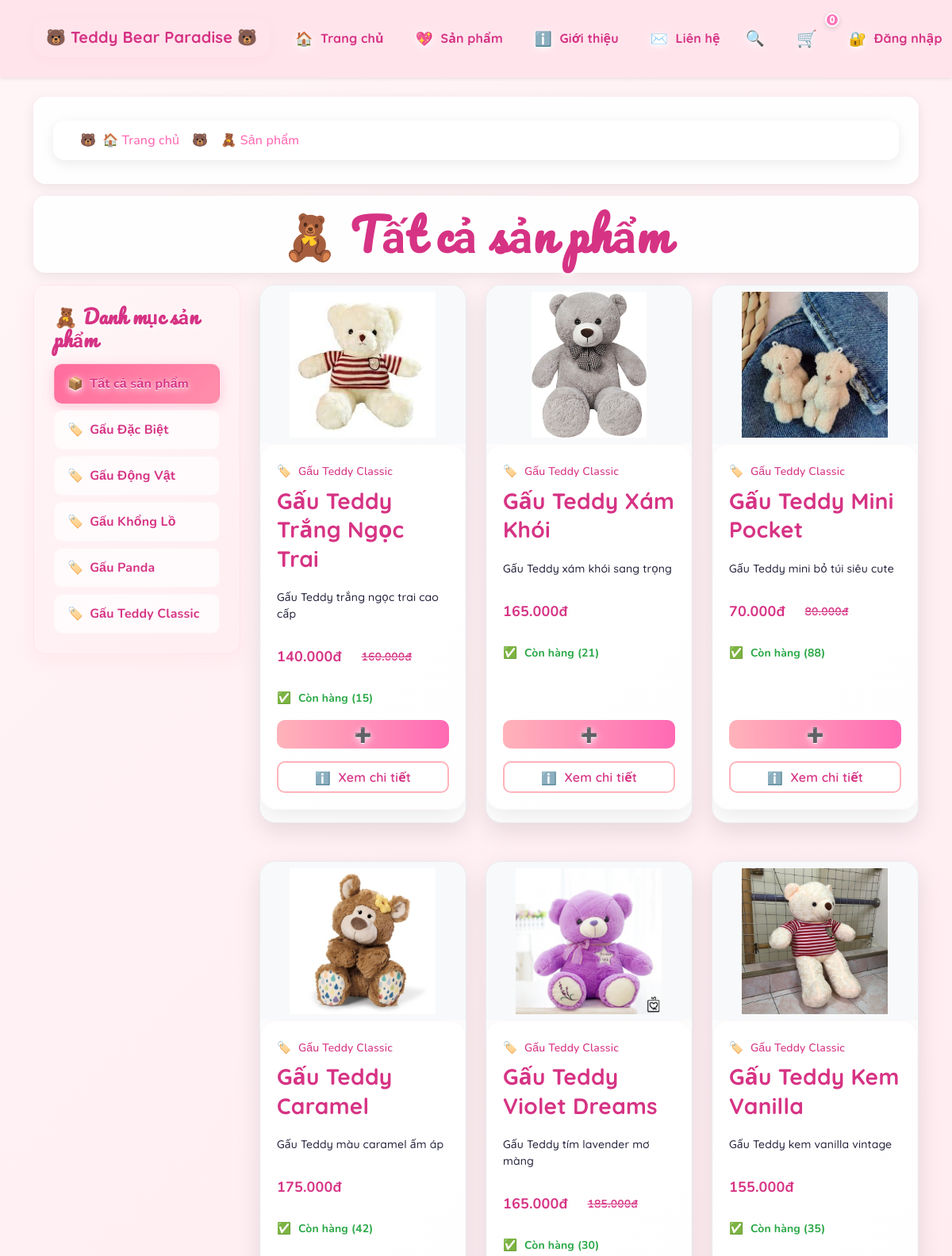
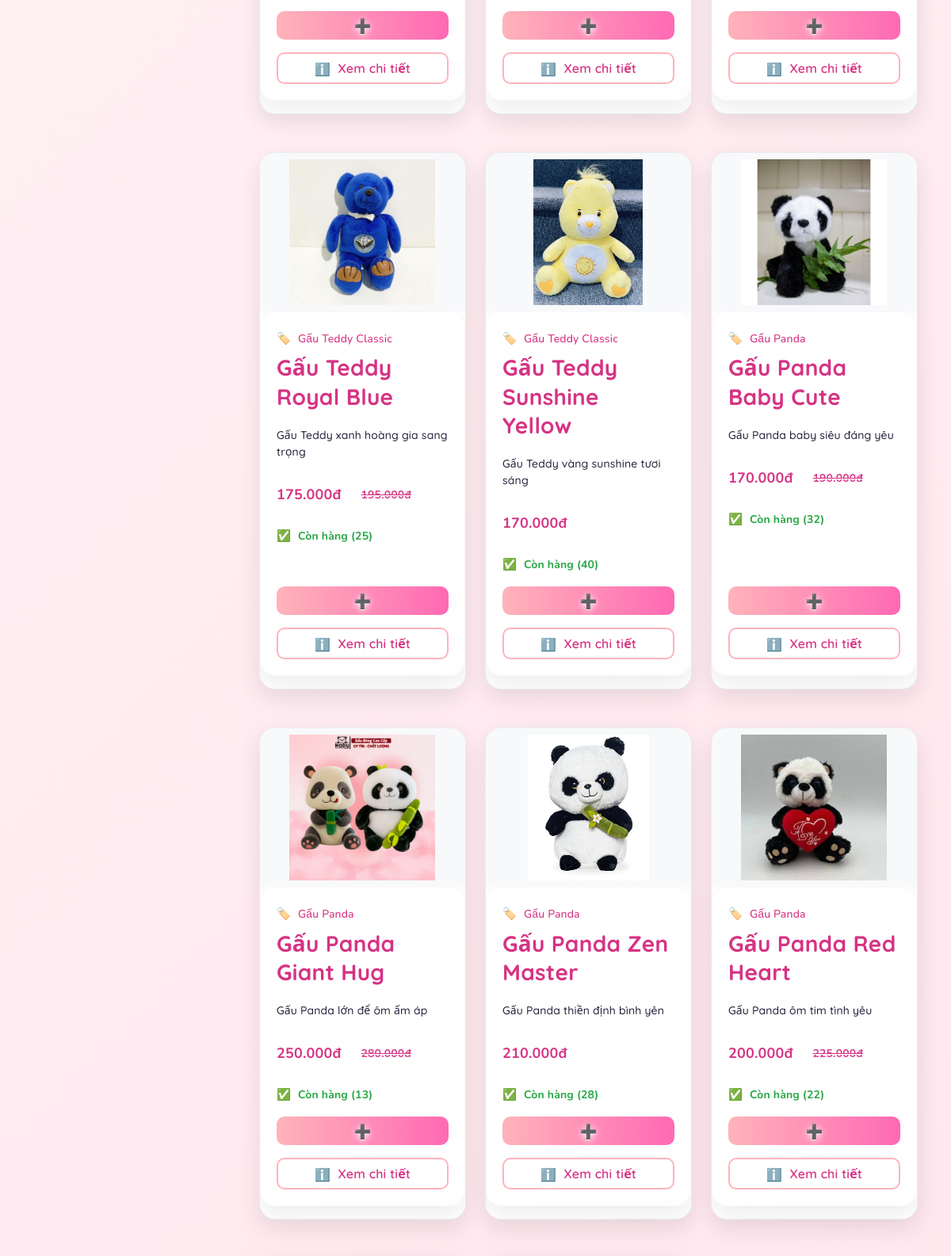
Screenshot of /pages/products.php (upper part) with the database file from the repository (2 pictures, top to bottom).
### tables this page shows
CREATE TABLE `categories` (
  `id` int(11) NOT NULL AUTO_INCREMENT,
  `name` varchar(100) NOT NULL,
  `slug` varchar(100) NOT NULL,
  `description` text DEFAULT NULL,
  `image` varchar(255) DEFAULT NULL,
  `status` enum('active','inactive') DEFAULT 'active',
  `created_at` timestamp NOT NULL DEFAULT current_timestamp(),
  PRIMARY KEY (`id`),
  UNIQUE KEY `slug` (`slug`)
);

CREATE TABLE `products` (
  `id` int(11) NOT NULL AUTO_INCREMENT,
  `name` varchar(200) NOT NULL,
  `slug` varchar(200) NOT NULL,
  `description` text DEFAULT NULL,
  `short_description` text DEFAULT NULL,
  `price` decimal(10,2) NOT NULL,
  `sale_price` decimal(10,2) DEFAULT NULL,
  `stock_quantity` int(11) DEFAULT 0,
  `category_id` int(11) DEFAULT NULL,
  `main_image` varchar(255) NOT NULL,
  `gallery` text DEFAULT NULL,
  `size` varchar(50) DEFAULT NULL,
  `color` varchar(50) DEFAULT NULL,
  `material` varchar(100) DEFAULT NULL,
  `weight` decimal(5,2) DEFAULT NULL,
  `is_featured` tinyint(1) DEFAULT 0,
  `is_limited` tinyint(1) DEFAULT 0,
  `views` int(11) DEFAULT 0,
  `rating` decimal(3,2) DEFAULT 0.00,
  `review_count` int(11) DEFAULT 0,
  `meta_title` varchar(200) DEFAULT NULL,
  `meta_description` text DEFAULT NULL,
  `status` enum('active','inactive','out_of_stock') DEFAULT 'active',
  `created_at` timestamp NOT NULL DEFAULT current_timestamp(),
  `updated_at` timestamp NOT NULL DEFAULT current_timestamp() ON UPDATE current_timestamp(),
  PRIMARY KEY (`id`),
  UNIQUE KEY `slug` (`slug`),
  KEY `idx_products_category` (`category_id`),
  KEY `idx_products_featured` (`is_featured`),
  KEY `idx_products_status` (`status`),
  CONSTRAINT `products_ibfk_1` FOREIGN KEY (`category_id`) REFERENCES `categories` (`id`) ON DELETE SET NULL
);

### config/Database.php (called while the page is built, shortened)
<?php
class Database {
    private $conn;
    public function __construct() {
        try {
            $this->conn = new mysqli(DB_HOST, DB_USER, DB_PASS, DB_NAME);
            $this->conn->set_charset('utf8mb4');
            $this->conn->query("SET SESSION sql_mode = 'STRICT_TRANS_TABLES,NO_ZERO_DATE,NO_ZERO_IN_DATE,ERROR_FOR_DIVISION_BY_ZERO'");
        } catch (Exception $e) {
            if (APP_DEBUG) {
                die("Database Error: " . $e->getMessage());
            } else {
                die("Đang có lỗi kỹ thuật. Vui lòng thử lại sau!");
            }
        }
    }
    public function fetchAll($sql, $params = []) {
        try {
            $stmt = $this->prepare($sql, $params);
            if (!$stmt->execute()) {
                error_log("Execute error: " . $stmt->error . " | Query: " . $sql);
                return [];
            }
            $result = $stmt->get_result();
            $rows = $result->fetch_all(MYSQLI_ASSOC);
            return $rows;
        } catch (Exception $e) {
            error_log("Database fetchAll error: " . $e->getMessage() . " | Query: " . $sql);
            return [];
        }
    }
    private function prepare($sql, $params = []) {
        $stmt = $this->conn->prepare($sql);
        return $stmt;
    }
}
?>

### config/config.php (called while the page is built, shortened)
<?php
require_once __DIR__ . '/Database.php';
try {
    $db = new Database();
} catch (Exception $e) {
    if (APP_DEBUG) {
        die("Database connection failed: " . $e->getMessage());
    } else {
        die("Đang có lỗi kỹ thuật. Vui lòng thử lại sau!");
    }
}
if (!function_exists('formatPrice')) {
    function formatPrice($price) {
        return number_format($price, 0, ',', '.') . 'đ';
    }
}
?>

### pages/products.php (the view, shortened to what this page needs)
<?php
require_once "../config/config.php";
try {
    $category_slug = isset($_GET['category']) ? trim($_GET['category']) : '';
    $category_id = null;
    $category = null;
    $products_per_page = 14;
    $page = isset($_GET['page']) ? max(1, intval($_GET['page'])) : 1;
    $offset = ($page - 1) * $products_per_page;
    $categories = $db->fetchAll("SELECT id, name, slug FROM categories WHERE status = 'active' ORDER BY name");
    if ($category_id !== null) {
        $count_row = $db->fetch(
            "SELECT COUNT(*) as total FROM products WHERE status = 'active' AND category_id = ?",
            [$category_id]
        );
        $total_products = $count_row ? intval($count_row['total']) : 0;
        if ($total_products > 0) {
            $sql = "SELECT p.*, c.name as category_name
                    FROM products p
                    LEFT JOIN categories c ON p.category_id = c.id
                    WHERE p.status = 'active' AND p.category_id = ?
                    ORDER BY p.created_at DESC LIMIT " . intval($products_per_page) . " OFFSET " . intval($offset);
            $products = $db->fetchAll($sql, [$category_id]);
        } else {
            $products = [];
        }
    } else {
        $count_row = $db->fetch("SELECT COUNT(*) as total FROM products WHERE status = 'active'");
        $total_products = $count_row ? intval($count_row['total']) : 0;
        if ($total_products > 0) {
            $sql = "SELECT p.*, c.name as category_name
                    FROM products p
                    LEFT JOIN categories c ON p.category_id = c.id
                    WHERE p.status = 'active'
                    ORDER BY p.created_at DESC LIMIT " . intval($products_per_page) . " OFFSET " . intval($offset);
            $products = $db->fetchAll($sql);
        } else {
            $products = [];
        }
    }
} catch (Exception $e) {
    $products = [];
    $categories = [];
    if (APP_DEBUG) {
        error_log("Products page error: " . $e->getMessage());
    }
}
include "../includes/header.php";
?>
<div class="container my-4">
    <nav class="breadcrumb-custom">
        <ol class="breadcrumb mb-0">
            <li class="breadcrumb-item"><a href="../index.php">🏠 Trang chủ</a></li>
            <li class="breadcrumb-item"><a href="products.php">🧸 Sản phẩm</a></li>
        </ol>
    </nav>
    <div class="page-header">
        <h1 class="mb-0">
            🧸 <?php echo $category ? htmlspecialchars($category['name']) : 'Tất cả sản phẩm'; ?>
        </h1>
    </div>
    <div class="row">
        <div class="col-lg-3 mb-4">
            <div class="category-sidebar">
                <h5 class="mb-3">🧸 Danh mục sản phẩm</h5>
                <div class="category-list">
                    <a href="products.php"
                       class="category-item <?php echo empty($category_slug) ? 'active' : ''; ?>">
                        <span style="font-size: 1rem; margin-right: 8px;">📦</span> Tất cả sản phẩm
                    </a>
                    <?php $sidebar_colors = [
                        ["#ffb86b", "#fff8e1"],
                        ["#43e6c2", "#e6fff9"],
                        ["#b388ff", "#f3e8ff"],
                        ["#ff8fab", "#fff0f3"],
                        ["#f7b801", "#fffbe7"]
                    ]; $i=0; foreach ($categories as $cat): $c=$sidebar_colors[$i%count($sidebar_colors)]; ?>
                    <a href="products.php?category=<?php echo urlencode(trim($cat['slug'])); ?>"
                       class="category-item <?php echo (trim($category_slug) === trim($cat['slug'])) ? 'active' : ''; ?>">
                        <span style="font-size: 1rem; margin-right: 8px;">🏷️</span> <?php echo htmlspecialchars($cat['name']); ?>
                    </a>
                    <?php $i++; endforeach; ?>
                </div>
            </div>
        </div>
        <div class="col-lg-9">
            <div class="row">
                <?php if (!empty($products)): ?>
                    <?php foreach ($products as $product): ?>
                    <div class="col-xl-4 col-md-6 mb-4">
                        <div class="product-card">
                            <div class="product-image">
                                <a href="product-detail.php?slug=<?php echo urlencode($product['slug']); ?>">
                                    <img src="<?php echo IMG_PATH . htmlspecialchars($product['main_image']); ?>"
                                         alt="<?php echo htmlspecialchars($product['name']); ?>"
                                         onerror="this.src='<?php echo IMG_PATH; ?>placeholder.jpg'">
                                </a>
                            </div>
                            <div class="product-info">
                                <?php if (!empty($product['category_name'])): ?>
                                <div class="product-category mb-2">
                                    <small class="text-muted">
                                        <span style="font-size: 0.9rem; margin-right: 5px;">🏷️</span> <?php echo htmlspecialchars($product['category_name']); ?>
                                    </small>
                                </div>
                                <?php endif; ?>
                                <a href="product-detail.php?slug=<?php echo urlencode($product['slug']); ?>"
                                   class="product-title">
                                    <?php echo htmlspecialchars($product['name']); ?>
                                </a>
                                <p class="product-description">
                                    <?php echo htmlspecialchars(substr($product['short_description'] ?? '', 0, 100)); ?>
                                </p>
                                <div class="product-price">
                                    <?php if (!empty($product['sale_price'])): ?>
                                        <span class="sale-price"><?php echo formatPrice($product['sale_price']); ?></span>
                                        <span class="original-price"><?php echo formatPrice($product['price']); ?></span>
                                    <?php else: ?>
                                        <span class="current-price"><?php echo formatPrice($product['price']); ?></span>
                                    <?php endif; ?>
                                </div>
                                <div class="stock-status mb-3">
                                    <?php if ($product['stock_quantity'] > 0): ?>
                                        <small class="text-success">
                                            <span style="font-size: 0.9rem; color: #28a745; margin-right: 5px;">✅</span> Còn hàng (<?php echo $product['stock_quantity']; ?>)
                                        </small>
                                    <?php else: ?>
                                        <small class="text-danger">
                                            <span style="font-size: 0.9rem; color: #ff6b6b; margin-right: 5px;">❌</span> Hết hàng
                                        </small>
                                    <?php endif; ?>
                                </div>
                                <div class="product-actions-bottom">
                                    <?php if ($product['stock_quantity'] > 0): ?>
                                    <button class="btn btn-primary w-100 mb-2 add-to-cart-btn" data-product-id="<?php echo $product['id']; ?>">
                                        <span style="font-size: 1.1rem;">➕</span>
                                    </button>
                                    <?php else: ?>
                                    <button class="btn btn-outline-secondary w-100 mb-2" disabled>
                                        <span style="font-size: 1rem; margin-right: 5px;">❌</span> Hết hàng
                                    </button>
                                    <?php endif; ?>
                                    <a href="product-detail.php?slug=<?php echo urlencode($product['slug']); ?>"
                                       class="btn btn-outline-primary w-100">
                                        <span style="font-size: 1rem; margin-right: 5px;">ℹ️</span> Xem chi tiết
                                    </a>
                                </div>
                            </div>
                        </div>
                    </div>
                    <?php endforeach; ?>
                <?php endif; ?>
            </div>
        </div>
    </div>
</div>

### css/cute-effects.css (style rules this page uses)
.product-card { background: white; border-radius: 20px; overflow: hidden; box-shadow: 0 8px 25px rgba(0,0,0,0.08); transition: all 0.3s ease; position: relative; height: 100%; }
.product-image { position: relative; overflow: hidden; border-radius: 20px 20px 0 0; height: 250px; }
.product-image img { width: 100%; height: 100%; object-fit: cover; transition: transform 0.3s ease; }
.product-info { padding: 20px; }
.product-price { display: flex; align-items: center; gap: 10px; margin-top: 15px; }
.sale-price { color: #ff6b6b; font-weight: 700; font-size: 18px; }
.original-price { color: #999; text-decoration: line-through; font-size: 14px; }
.current-price { color: #333; font-weight: 700; font-size: 18px; }

### css/modern-enhancements.css (style rules this page uses)
:root { --gradient-primary: linear-gradient(135deg, #ff6b6b 0%, #ff8e8e 50%, #ffa8a8 100%); --gradient-secondary: linear-gradient(135deg, #667eea 0%, #764ba2 100%); --gradient-success: linear-gradient(135deg, #4facfe 0%, #00f2fe 100%); --gradient-danger: linear-gradient(135deg, #fa709a 0%, #fee140 100%); --glass-bg: rgba(255, 255, 255, 0.25); --glass-border: rgba(255, 255, 255, 0.18); --neu-light: #ffffff; --neu-dark: #d1d9e6; --neu-shadow-light: 20px 20px 60px #d1d9e6; --neu-shadow-dark: -20px -20px 60px #ffffff; --bounce: cubic-bezier(0.68, -0.55, 0.265, 1.55); --smooth: cubic-bezier(0.4, 0, 0.2, 1); --spring: cubic-bezier(0.175, 0.885, 0.32, 1.275); }

### css/search.css (style rules this page uses)
.product-card { border: 1px solid #e9ecef; border-radius: 15px; overflow: hidden; transition: all 0.3s ease; height: 100%; }
.product-card .btn { border-radius: 10px; font-weight: 600; transition: all 0.3s ease; }

### css/order-management.css (style rules this page uses)
body, .main-content, .card-header.bg-primary, .btn-primary, .navbar, .footer { background-color: #ffe4ec !important; color: #d63384; font-family: 'Fredoka One', 'Comic Sans MS', 'Quicksand', cursive, Arial, sans-serif !important; }
.btn-primary { background-color: #ff69b4 !important; border-color: #ff69b4 !important; }
a, .text-primary { color: #d63384 !important; }

### css/mobile-responsive.css (style rules this page uses)
html, body { overflow-x: hidden !important; max-width: 100vw; }
img, video, iframe, canvas, svg { max-width: 100%; }

### rows the page displays
categories: name "Gấu Đặc Biệt"
categories: name "Gấu Động Vật"
categories: name "Gấu Khổng Lồ"
categories: name "Gấu Panda"
categories: name "Gấu Teddy Classic"
products: main_image (picture), category.name "Gấu Teddy Classic", name "Gấu Teddy Trắng Ngọc Trai", short_description "Gấu Teddy trắng ngọc trai cao cấp", sale_price "140.000đ", price "160.000đ", stock_quantity "15"
products: main_image (picture), category.name "Gấu Teddy Classic", name "Gấu Teddy Xám Khói", short_description "Gấu Teddy xám khói sang trọng", price "165.000đ", stock_quantity "21"
products: main_image (picture), category.name "Gấu Teddy Classic", name "Gấu Teddy Mini Pocket", short_description "Gấu Teddy mini bỏ túi siêu cute", sale_price "70.000đ", price "80.000đ", stock_quantity "88"
products: main_image (picture), category.name "Gấu Teddy Classic", name "Gấu Teddy Caramel", short_description "Gấu Teddy màu caramel ấm áp", price "175.000đ", stock_quantity "42"
products: main_image (picture), category.name "Gấu Teddy Classic", name "Gấu Teddy Violet Dreams", short_description "Gấu Teddy tím lavender mơ màng", sale_price "165.000đ", price "185.000đ", stock_quantity "30"
products: main_image (picture), category.name "Gấu Teddy Classic", name "Gấu Teddy Kem Vanilla", short_description "Gấu Teddy kem vanilla vintage", price "155.000đ", stock_quantity "35"
products: main_image (picture), category.name "Gấu Teddy Classic", name "Gấu Teddy Royal Blue", short_description "Gấu Teddy xanh hoàng gia sang trọng", sale_price "175.000đ", price "195.000đ", stock_quantity "25"
products: main_image (picture), category.name "Gấu Teddy Classic", name "Gấu Teddy Sunshine Yellow", short_description "Gấu Teddy vàng sunshine tươi sáng", price "170.000đ", stock_quantity "40"
products: main_image (picture), category.name "Gấu Panda", name "Gấu Panda Baby Cute", short_description "Gấu Panda baby siêu đáng yêu", sale_price "170.000đ", price "190.000đ", stock_quantity "32"
products: main_image (picture), category.name "Gấu Panda", name "Gấu Panda Giant Hug", short_description "Gấu Panda lớn để ôm ấm áp", sale_price "250.000đ", price "280.000đ", stock_quantity "13"
products: main_image (picture), category.name "Gấu Panda", name "Gấu Panda Zen Master", short_description "Gấu Panda thiền định bình yên", price "210.000đ", stock_quantity "28"
products: main_image (picture), category.name "Gấu Panda", name "Gấu Panda Red Heart", short_description "Gấu Panda ôm tim tình yêu", sale_price "200.000đ", price "225.000đ", stock_quantity "22"

### other values shown
SITE_NAME "Teddy Bear Paradise 🐻"
$cart_count "0"
